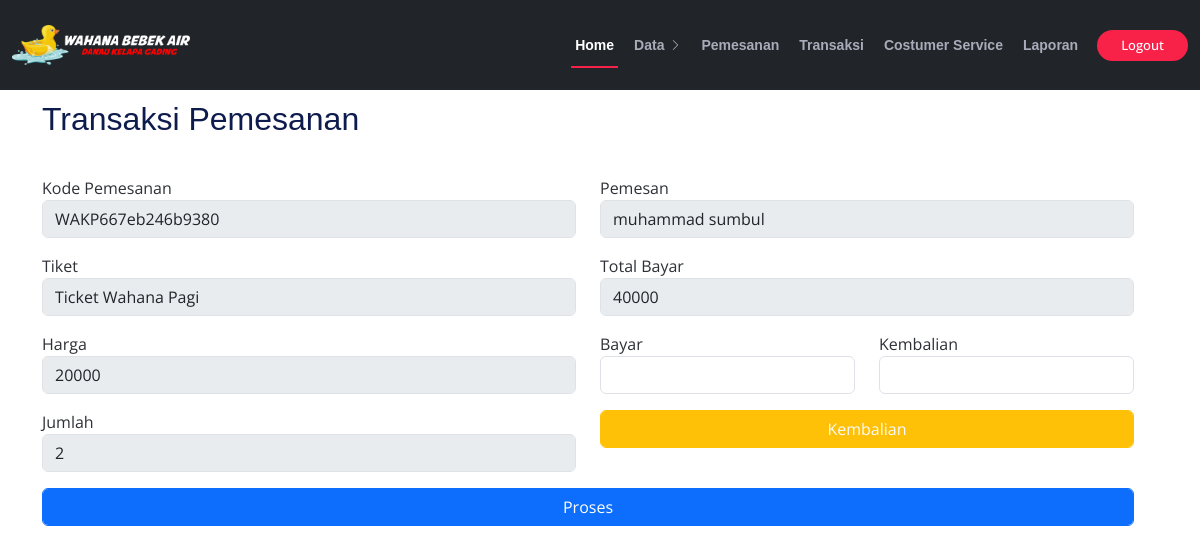
The page /admin/ref/trs-psn.php?id=12 (signed in) on the database its author committed.
### tables this page shows
CREATE TABLE `tbl_pesanan` (
  `id` int(11) NOT NULL,
  `kp` varchar(50) NOT NULL,
  `pemesan` varchar(50) NOT NULL,
  `nama` varchar(50) NOT NULL,
  `email` varchar(30) NOT NULL,
  `tiket` varchar(50) NOT NULL,
  `harga` int(11) NOT NULL,
  `jumlah` int(3) NOT NULL,
  `create_at` datetime NOT NULL DEFAULT current_timestamp(),
  `update_at` datetime NOT NULL
);

### admin/ref/trs-psn.php (the view, shortened to what this page needs)
<?php
require "../koneksi.php";
$id =$_GET["id"];
$p = mysqli_query($koneksi, "SELECT * FROM tbl_pesanan WHERE id = $id");
?>
<!DOCTYPE html>
<html lang="en">
<head>
  <link href="../../assets/vendor/fontawesome-free/css/all.min.css" rel="stylesheet">
  <link href="../../assets/vendor/animate.css/animate.min.css" rel="stylesheet">
  <link href="../../assets/vendor/aos/aos.css" rel="stylesheet">
  <link href="../../assets/vendor/bootstrap/css/bootstrap.min.css" rel="stylesheet">
  <link href="../../assets/vendor/bootstrap-icons/bootstrap-icons.css" rel="stylesheet">
  <link href="../../assets/vendor/boxicons/css/boxicons.min.css" rel="stylesheet">
  <link href="../../assets/vendor/glightbox/css/glightbox.min.css" rel="stylesheet">
  <link href="../../assets/vendor/swiper/swiper-bundle.min.css" rel="stylesheet">
  <link href="../../assets/css/style.css" rel="stylesheet">
</head>
<body>
   <header id="header" class="d-flex align-items-center bg-dark ">
    <div class="container-fluid container-xxl d-flex align-items-center">
      <div id="logo" class="me-auto">
        <a href="../index.html" class="scrollto"><img src="../../assets/img/LOGO3.png" alt="" title=""></a>
      </div>
      <nav id="navbar" class="navbar order-last order-lg-0">
        <ul>
          <li><a class="nav-link scrollto active" href="../index.php">Home</a></li>
          <li class="dropdown"><a href="#kategori"><span>Data</span> <i class="bi bi-chevron-right"></i></a>
              </li>
          <li><a class="nav-link scrollto" href="pesan.php">Pemesanan</a></li>
          <li><a class="nav-link scrollto" href="trans.php">Transaksi</a></li>
          <li><a class="nav-link scrollto" href="costumerS.php">Costumer Service</a></li>
          <li><a class="nav-link scrollto" href="laporan.php">Laporan</a></li>
        </ul>
      </nav>
      <a class="buy-tickets scrollto" href="../../Log_System/logout.php">Logout</a>
    </div>
  </header>
<section id="pemesanan" class="appointment section-bg" style="margin-top: 100px;" >
      <div class="container">
        <div class="section-title">
          <h2>Transaksi Pemesanan</h2>
        </div>
        <?php foreach ($p as $data ) : ?>
          <?php
                  $hp = $data["harga"];
                  $qt = $data["jumlah"];
                  $tllb = $hp * $qt ;
            ?>
        <form action="" method="post" role="form">
        <div class="row">
          <div class="row">
          <div class="col-md-6 mt-2 mb-2">
                  <label for="kp">Kode Pemesanan</label>
                <input type="text" disabled name="kp" class="form-control datepicker" id="kp" placeholder="Kode Pemesanan" value="<?= $data["kp"]?>" required>
            </div>
            <div class="col-md-6 mt-2 mb-2">
                  <label for="pemesan">Pemesan</label>
                <input type="text" disabled name="pemesan" class="form-control datepicker" id="pemesan" placeholder="Pemesan" value="<?= $data["pemesan"]?>" required>
            </div>
            <div class="col-md-6 form-group">
              <div class="row">
                <div class="col-md-12 mt-2 mb-2">
                <label for="tiket">Tiket</label>
                <input type="text" disabled name="tiket" class="form-control datepicker" id="tiket" placeholder="Tiket" value="<?= $data["tiket"]?>" required>
                </div>
                <div class="col-md-12 mt-2 mb-2">
                <label for="harga">Harga</label>
              <input type="number" class="form-control datepicker" disabled name="harga" value="<?= $data["harga"]?>" >
                </div>
                <div class="col-md-12 mt-2 mb-2">
                <label for="jumlah">Jumlah</label><br>
              <input type="number" class="form-control datepicker" disabled name="jumlah" value="<?= $data["jumlah"]?>" >
                </div>
              </div>
            </div>
            <div class="col-md-6 form-group">
              <div class="row">
              <div class="col-md-12 mt-2 mb-2" >
                <label for="tb">Total Bayar</label>
                <input type="number" name="tb" class="form-control datepicker" id="tb" disabled  value="<?= $tllb;?>">
            </div>
              <div class="col-md-12 mt-2 mb-2" >
                <div class="row">
                  <form action="" method="post">
                  <div class="col-md-6">
                  <label for="b">Bayar</label>
                <input type="number" name="byr" class="form-control datepicker" id="byr">
                  </div>
                  <div class="col-md-6">
                  <label for="k">Kembalian</label>
                <input type="number" name="k" class="form-control datepicker" id="k" value="<?= $k;?>" >
                  </div>
                  <div class="col-md-12 mt-3" >
                <button type="submit" class="btn btn-warning form-control datepicker text-light" name="cek">Kembalian</button>
                </div>
                  </form>
                </div>
            </div>
            </div>
            </div>
            <div class="col-md-12 mt-2 mb-2 form-group">
              <button type="submit" name="proses" class="btn btn-primary form-control datepicker">Proses</button>
            </div>
          </div>
        </form>
        <?php endforeach; ?>
      </div>
    </section>
</body>
</html>

### assets/css/style.css (style rules this page uses)
body { background: #fff; color: #2f3138; font-family: "Open Sans", sans-serif; }
a { color: #f82249; text-decoration: none; transition: 0.5s; }
h1, h2, h3, h4, h5, h6 { font-family: "Raleway", sans-serif; font-weight: 400; margin: 0 0 20px 0; padding: 0; color: #0e1b4d; }
#header { height: 90px; position: fixed; left: 0; top: 0; right: 0; transition: all 0.5s; z-index: 997; }
#header #logo img { padding: 0; margin: 0; max-height: 40px; }
.buy-tickets { color: #fff; background: #f82249; padding: 7px 22px; margin: 0 0 0 15px; border-radius: 50px; border: 2px solid #f82249; transition: all ease-in-out 0.3s; font-weight: 500; line-height: 1; font-size: 13px; white-space: nowrap; }
.navbar { padding: 0; }
.navbar ul { margin: 0; padding: 0; display: flex; list-style: none; align-items: center; }
.navbar li { position: relative; }
.navbar>ul>li { white-space: nowrap; padding: 10px 0 10px 12px; }
.navbar a, .navbar a:focus { display: flex; align-items: center; justify-content: space-between; color: rgba(202, 206, 221, 0.8); font-family: "Raleway", sans-serif; font-weight: 600; font-size: 14px; white-space: nowrap; transition: 0.3s; position: relative; padding: 6px 4px; }
.navbar a i, .navbar a:focus i { font-size: 12px; line-height: 0; margin-left: 5px; }
.navbar>ul>li>a:before { content: ""; position: absolute; width: 0; height: 2px; bottom: -6px; left: 0; background-color: #f82249; visibility: hidden; transition: all 0.3s ease-in-out 0s; }
.navbar a:hover:before, .navbar li:hover>a:before, .navbar .active:before { visibility: visible; width: 100%; }
.navbar a:hover, .navbar .active, .navbar .active:focus, .navbar li:hover>a { color: #fff; }

### rows shown on the page
tbl_pesanan: kp "WAKP667eb246b9380", pemesan "muhammad sumbul", tiket "Ticket Wahana Pagi", harga "20000", jumlah "2", tb "40000"
